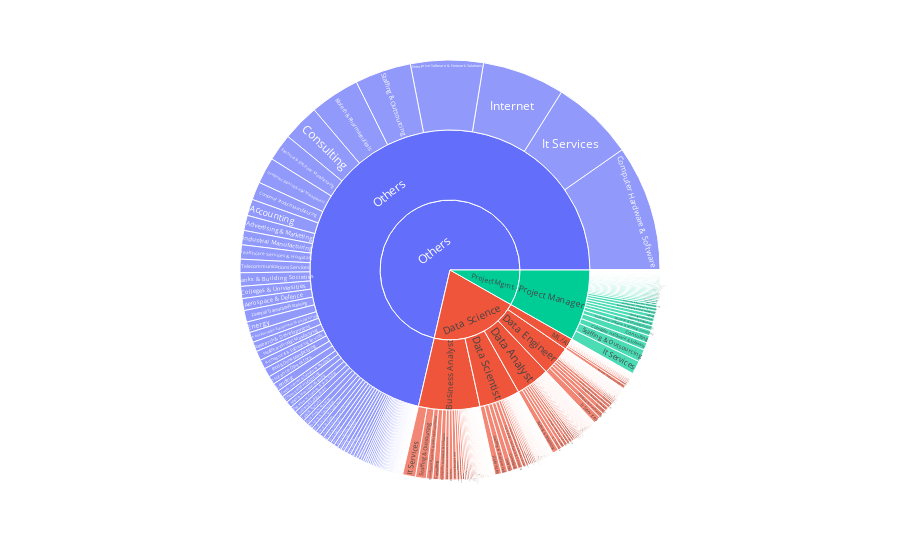

Notebook code cell kept with this figure:
### Code cell
df3 = res_df[res_df.industry!="N/A"]
fig3 = px.sunburst(df3, path=['jobClas', 'jobType','industry'], values=df3['total'])
fig3.show()

### Figure 1 — Plotly figure (JSON) as saved in the notebook; plotly's stock layout.template omitted (floating-point values rounded to 4 significant figures; data arrays with more than 128 entries replaced by an {"elided": "..."} marker saying what was removed)
{"data": [{"branchvalues": "total", "domain": {"x": [0, 1], "y": [0, 1]}, "hovertemplate": "labels=%{label}<br>total=%{value}<br>parent=%{parent}<br>id=%{id}<extra></extra>", "ids": {"elided": "751 str values"}, "labels": {"elided": "751 str values"}, "name": "", "parents": {"elided": "751 str values"}, "type": "sunburst", "values": {"elided": "751 int values"}}], "layout": {"legend": {"tracegroupgap": 0}, "margin": {"t": 60}}}
